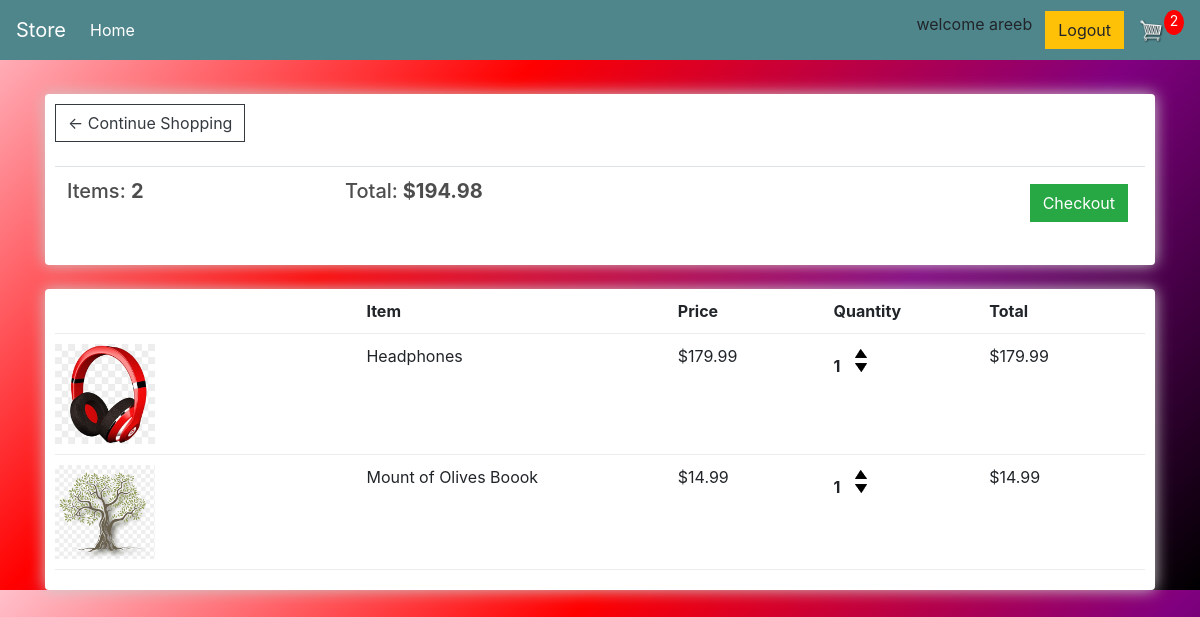
The app's page /cart/ (signed in) with its own data.
### storeapp/models.py (models this page shows, shortened)
class Order(models.Model):
    customer = models.ForeignKey(Customer, on_delete=models.SET_NULL, blank = True, null=True)
    date_ordered = models.DateTimeField( auto_now=False, auto_now_add=True)
    complete = models.BooleanField(default = False)
    transaction_id = models.CharField( max_length=50, null=True)
    @property
    def get_cart_total(self):
        orderitems = self.orderitem_set.all()
        total = sum([item.get_total for item in orderitems])
        return total
    @property
    def get_cart_items(self):
        orderitems = self.orderitem_set.all()
        total = sum([item.quantity for item in orderitems])
        return total

class OrderItem(models.Model):
    product = models.ForeignKey(Product, on_delete=models.SET_NULL, null=True)
    order = models.ForeignKey(Order, on_delete=models.SET_NULL, null=True)
    quantity = models.IntegerField(default=0, null=True, blank=True)
    date_added = models.DateTimeField(auto_now=False, auto_now_add=True)
    @property
    def get_total(self):
        total = self.product.price * self.quantity
        return total

class Product(models.Model):
    name = models.CharField( max_length=50, null=True)
    price = models.DecimalField(max_digits=7, decimal_places=2)
    digital = models.BooleanField(default = False, null = True)
    image = models.ImageField(null=True,blank=True)
    @property
    def imageUrl(self):
        try:
            url = self.image.url
        except:
            url = ''
        return url

### storeapp/views.py (the view)
# urls.py: path('cart/', views.cart, name = 'cart'),
def cart(request):
    data = cartData(request)
    cartItems = data['cartItems']
    order = data['order']
    items = data['items']
    context = {'items': items, 'order': order, 'cartItems': cartItems}
    return render(request, 'storeapp/cart.html', context)

### storeapp/utils.py (called while the page is built)
def cartData(request):
    if request.user.is_authenticated:
        customer = request.user.customer
        order, created = Order.objects.get_or_create(customer=customer, complete=False)
        items = order.orderitem_set.all()
        cartItems = order.get_cart_items
    else:
        cookieData = cookieCart(request)
        cartItems = cookieData['cartItems']
        order = cookieData['order']
        items = cookieData['items']
    return {'cartItems':cartItems, 'order':order,'items':items}

### storeapp/templates/storeapp/cart.html
{% extends 'storeapp/main.html' %}
{% load static %}
{% block content %}
<div class="row">
    <div class="col-lg-12">
        <div class="box-element">
            <a  class="btn btn-outline-dark" href="{% url 'store' %}">&#x2190; Continue Shopping</a>
            <br>
            <br>
            <table class="table">
                <tr>
                    <th><h5>Items: <strong>{{order.get_cart_items}}</strong></h5></th>
                    <th><h5>Total:<strong> ${{order.get_cart_total|floatformat:2}}</strong></h5></th>
                    <th>
                        <a  style="float:right; margin:5px;" class="btn btn-success" href="{% url 'checkout' %}">Checkout</a>
                    </th>
                </tr>
            </table>
        </div>
        <br>
        <div class="box-element">
            <div class="cart-row">
                <div style="flex:2"></div>
                <div style="flex:2"><strong>Item</strong></div>
                <div style="flex:1"><strong>Price</strong></div>
                <div style="flex:1"><strong>Quantity</strong></div>
                <div style="flex:1"><strong>Total</strong></div>
            </div>
            {% for item in items  %}
            <div class="cart-row">
                <div style="flex:2"><img class="row-image" src="{{item.product.imageUrl}}"></div>
                <div style="flex:2"><p>{{item.product.name}}</p></div>
                <div style="flex:1"><p>${{item.product.price|floatformat:2}}</p></div>
                <div style="flex:1">
                    <p class="quantity">{{item.quantity}}</p>
                    <div class="quantity">
                        <img data-product={{item.product.id}} data-action="add" class="chg-quantity update-cart" src="{% static  'images/arrow-up.png' %}">
                        <img data-product={{item.product.id}} data-action="remove" class="chg-quantity update-cart" src="{% static  'images/arrow-down.png' %}">
                    </div>
                </div>
                <div style="flex:1"><p>${{item.get_total}}</p></div>
            </div>
            {% endfor %}
        </div>
    </div>
</div>
{% endblock content %}

### storeapp/templates/storeapp/main.html (shortened to what this page needs)
<!DOCTYPE html>
{% load static %}
<html lang="en">
<head>
    <link rel="stylesheet" href="https://stackpath.bootstrapcdn.com/bootstrap/4.4.1/css/bootstrap.min.css">
    <link rel="stylesheet" type="text/css" href="{% static 'css/main.css' %}">
</head>
<body>
    <nav class="navbar navbar-expand-lg navbar-dark bg-dark">
        <a class="navbar-brand" href="{% url 'store' %}">Store</a>
        <div class="collapse navbar-collapse" id="navbarSupportedContent">
          <ul class="navbar-nav mr-auto">
            <li class="nav-item active">
              <a class="nav-link" href="{% url 'store' %}">Home <span class="sr-only">(current)</span></a>
            </li>
          </ul>
          <div class="form-inline my-2 my-lg-0" >
            {% if request.user.is_authenticated %}
            <div class="username"><p>welcome  {{ request.user.username }}</p></div>
            <div id="login-register">
              <a href="{% url 'logout' %}"class="btn btn-warning">Logout</a>
            </div>
            {% else %}
            <div id="login-register">
              <a href="{% url 'login' %}"class="btn btn-warning">Login</a>
              <a href="{% url 'register' %}"class="btn btn-warning">Register</a>
            </div>
            {% endif %}
                <a href="{% url 'cart' %}">
                    <img  id="cart-icon" src="{% static 'images/cart.png' %}">
                </a>
                <p id="cart-total">{{cartItems}}</p>
            </div>
        </div>
      </nav>
     <div class="container">
            <br>
            {% block content %}
             {% endblock content %}
     </div>
</body>
</html>

### static/CSS/main.css (style rules this page uses)
body { background-image: linear-gradient(135deg, pink, red,purple,black); }
h1,h2,h3,h4,h5,h6 { color:hsl(0, 0%, 30%); }
.box-element { box-shadow:hsl(0, 0%, 80%) 0 0 16px; background-color: #fff; border-radius: 4px; padding: 10px; }
.username { margin-top: 4px; margin-right: 13px; background-color:#4f868c; align-items: center; }
.bg-dark { background-color: #4f868c!important; }
#cart-icon { width:25px; display: inline-block; margin-left: 15px; }
#cart-total { display: block; text-align: center; color:#fff; background-color: red; width: 20px; height: 25px; border-radius: 50%; font-size: 14px; }
.col-lg-4, .col-lg-6, .col-lg-8, .col-lg-12 { margin-top: 10px; }
.btn { border-radius: 0; }
.row-image { width: 100px; }
.cart-row { display: flex; align-items: flex-stretch; padding-bottom: 10px; margin-bottom: 10px; border-bottom: 1px solid #ececec; }
.quantity { display: inline-block; font-weight: 700; padding-right:10px; }
.chg-quantity { width: 12px; cursor: pointer; display: block; margin-top: 5px; transition:.1s; }

### records on screen
Order: get_cart_items "2", get_cart_total "194.98"
OrderItem: product.imageUrl (picture), product.name "Headphones", product.price "179.99", quantity "1", get_total "179.99"
OrderItem: product.imageUrl (picture), product.name "Mount of Olives Boook", product.price "14.99", quantity "1", get_total "14.99"

### other values on screen
{{ request.user.username }} "areeb"
{{ cartItems }} "2"
